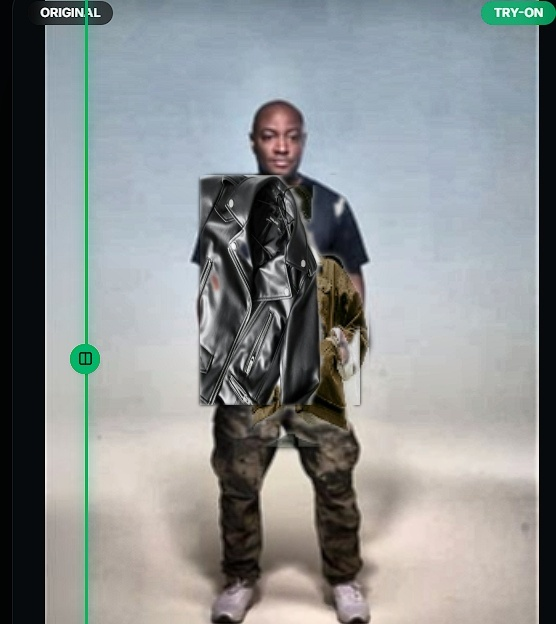
#> input picture exact_perfect_fit_test.jpg, 556 x 624 px
$ python -i transform.py   (imports and definitions only)
#> lines starting #> are read from the running program, lines starting #| are printed output that depends on the picture; after the words box and inside, x2 and y2 are one past the last pixel; in counts of white or black regions, pixels touching at a corner belong together
#> further down, picture is the input picture: shape (624, 556, 3); mean B, G, R 143.7, 143.1, 138.8
"""
Garment Transformation & Alignment Module
Stylinger Virtual Fashion Try-On

Handles:
- Garment asset validation (alpha, studio backdrop, model/mannequin photos)
- Background extraction and model suppression
- Category-aware target regions from body geometry
- Aspect-ratio preserving scale using garment *body* width, not sleeve span
"""

from typing import Tuple, Dict, Any, Optional
import numpy as np
import cv2


# [142 lines left out: functions normalize_category, validate_garment_asset, _has_model_face, not called in this run]


def extract_garment_alpha(
    garment_img: np.ndarray,
    tolerance: int = 24,
    suppress_model: bool = True
) -> Tuple[np.ndarray, np.ndarray]:
    """
    Ensures the garment has a BGR image plus alpha mask.
    Existing alpha is preserved (light cleanup only). RGB catalog photos
    are isolated from a sampled studio backdrop. Model skin is subtracted
    when present; remaining pixels may still include a worn garment silhouette.
    """
#> called with tolerance = 24, suppress_model = True
    if len(garment_img.shape) == 3 and garment_img.shape[2] == 4:
        bgr = garment_img[:, :, :3]
        alpha = garment_img[:, :, 3].copy()
        kernel_close = cv2.getStructuringElement(cv2.MORPH_ELLIPSE, (5, 5))
        alpha = cv2.morphologyEx(alpha, cv2.MORPH_CLOSE, kernel_close)
        alpha = cv2.erode(alpha, cv2.getStructuringElement(cv2.MORPH_ELLIPSE, (3, 3)), iterations=1)
        return bgr, alpha

    bgr = garment_img[:, :, :3] if len(garment_img.shape) == 3 else cv2.cvtColor(garment_img, cv2.COLOR_GRAY2BGR)
    h, w = bgr.shape[:2]
#> h = 624; w = 556
    hsv = cv2.cvtColor(bgr, cv2.COLOR_BGR2HSV)
#> hsv: shape (624, 556, 3); mean H, S, V 68.9, 47.5, 151.5

    border_samples = np.vstack([
        bgr[0:max(int(h * 0.04), 3), :].reshape(-1, 3),
        bgr[h - max(int(h * 0.04), 3):, :].reshape(-1, 3),
        bgr[:, 0:max(int(w * 0.04), 3)].reshape(-1, 3),
        bgr[:, w - max(int(w * 0.04), 3):].reshape(-1, 3)
    ])
    avg_bg = np.mean(border_samples, axis=0)
#> avg_bg = [86.06, 86.84, 79.64]

    color_diff = np.linalg.norm(bgr.astype(np.float32) - avg_bg.astype(np.float32), axis=2)
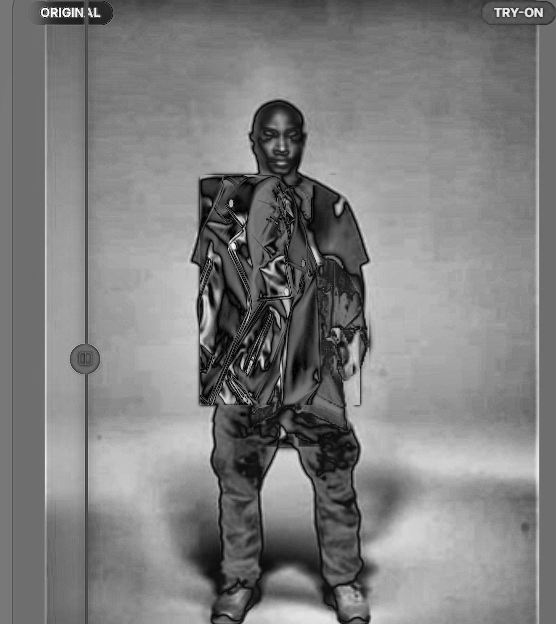
#> color_diff: shape (624, 556) float32; min 2.29, max 295.9, mean 149; drawn with min black and max white
    bg_mask = (color_diff < tolerance * 1.8).astype(np.uint8) * 255
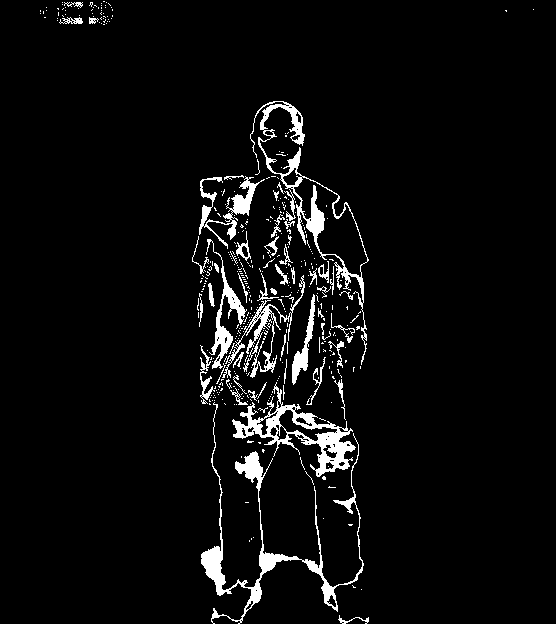
#> bg_mask: shape (624, 556); 4.7% white; 407 white regions (356 under 20 px), largest, box (x1, y1, x2, y2) and area: (201, 402, 364, 624) 3358, (232, 382, 356, 477) 2721, (250, 101, 369, 365) 2577
    white_bg_mask = cv2.inRange(hsv, np.array([0, 0, 215], dtype=np.uint8), np.array([180, 45, 255], dtype=np.uint8))
#> white_bg_mask: shape (624, 556); 8.7% white; 170 white regions (143 under 20 px), largest, box (x1, y1, x2, y2) and area: (367, 501, 474, 624) 7635, (98, 412, 213, 517) 5294, (350, 397, 539, 495) 4875
    combined_bg = cv2.bitwise_or(bg_mask, white_bg_mask)
    garment_mask = cv2.bitwise_not(combined_bg)

    kernel_close = cv2.getStructuringElement(cv2.MORPH_ELLIPSE, (11, 11))
    garment_mask = cv2.morphologyEx(garment_mask, cv2.MORPH_CLOSE, kernel_close)
#> garment_mask: shape (624, 556); 92.8% white; 24 black regions, largest, box (x1, y1, x2, y2) and area: (367, 502, 473, 624) 7113, (99, 421, 213, 514) 4866, (394, 439, 533, 479) 3581

    if suppress_model:
        ycrcb = cv2.cvtColor(bgr, cv2.COLOR_BGR2YCrCb)
#> ycrcb: shape (624, 556, 3); mean of channels 0, 1, 2 141.9, 125.8, 129
        skin_ycrcb = cv2.inRange(ycrcb, np.array([0, 133, 77], dtype=np.uint8), np.array([255, 173, 127], dtype=np.uint8))
#> skin_ycrcb: shape (624, 556); 22.4% white; 19 white regions (5 under 20 px), largest, box (x1, y1, x2, y2) and area: (100, 257, 539, 624) 73150, (253, 104, 300, 177) 2660, (58, 512, 75, 554) 426
        skin_hsv = cv2.inRange(hsv, np.array([0, 20, 40], dtype=np.uint8), np.array([30, 200, 255], dtype=np.uint8))
#> skin_hsv: shape (624, 556); 24% white; 44 white regions (35 under 20 px), largest, box (x1, y1, x2, y2) and area: (95, 256, 538, 624) 77248, (47, 476, 76, 624) 3502, (252, 107, 299, 178) 1845
        skin = cv2.bitwise_and(skin_ycrcb, skin_hsv)
#> skin: shape (624, 556); 21.2% white; 37 white regions (23 under 20 px), largest, box (x1, y1, x2, y2) and area: (100, 257, 538, 624) 69951, (253, 107, 299, 176) 1827, (58, 512, 75, 554) 425

        skin_upper = skin[:int(h * 0.45), :]
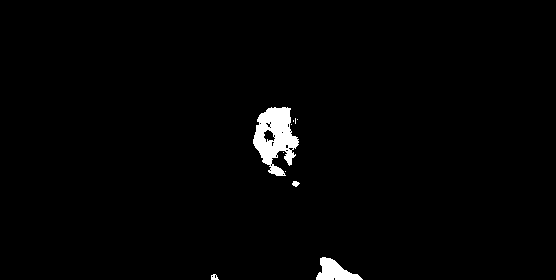
#> skin_upper: shape (280, 556); 1.6% white; 10 white regions (6 under 20 px), largest, box (x1, y1, x2, y2) and area: (253, 107, 299, 176) 1827, (316, 257, 363, 280) 590, (211, 274, 219, 280) 33, (292, 181, 300, 187) 32
        skin_ys, _ = np.where(skin_upper > 0)
#> skin_ys = 2494 values from 107 to 279

        if len(skin_ys) > 40:
            neck_y = int(np.percentile(skin_ys, 90))
#> neck_y = 275
            skin_xs = np.where(skin_upper > 0)[1]
#> skin_xs = 2494 values, max 362 at index 2493, min 211 at index 2243, mean 288.5
            if len(skin_xs) > 0:
                h_min_x = max(0, int(np.percentile(skin_xs, 5)) - 14)
#> h_min_x = 244
                h_max_x = min(w, int(np.percentile(skin_xs, 95)) + 14)
#> h_max_x = 357
                garment_mask[:neck_y, h_min_x:h_max_x] = 0
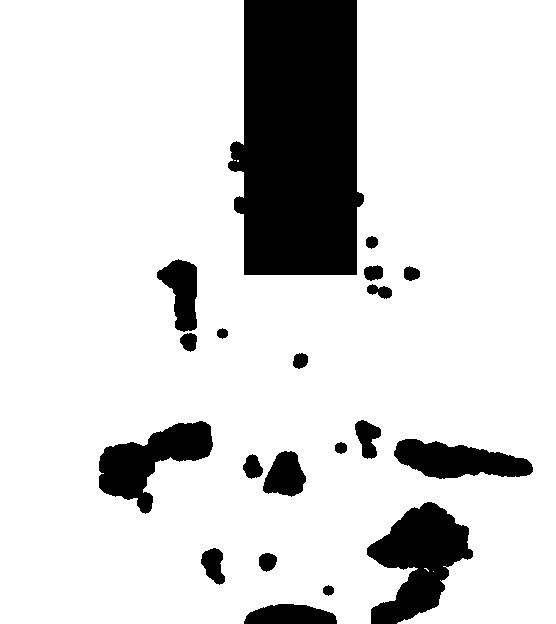
#> garment_mask: shape (624, 556); 84.1% white; 20 black regions, largest, box (x1, y1, x2, y2) and area: (228, 0, 364, 275) 31702, (367, 502, 473, 624) 7113, (99, 421, 213, 514) 4866
            else:
                garment_mask[:neck_y, int(w * 0.32):int(w * 0.68)] = 0
        else:
            for y in range(0, int(h * 0.25)):
                row = np.where(garment_mask[y, :] > 0)[0]
                if len(row) > 0 and (row[-1] - row[0]) < 40 and abs(((row[0] + row[-1]) // 2) - w // 2) < int(w * 0.20):
                    garment_mask[y, :] = 0

        skin_dilated = cv2.dilate(skin, cv2.getStructuringElement(cv2.MORPH_ELLIPSE, (5, 5)))
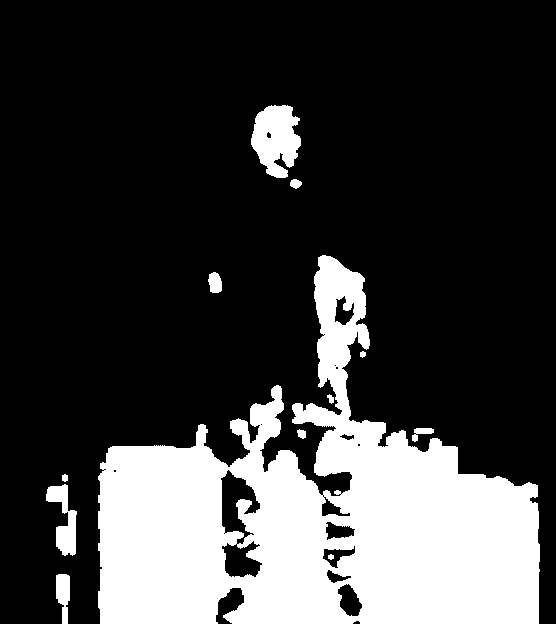
#> skin_dilated: shape (624, 556); 23.9% white; 12 white regions, largest, box (x1, y1, x2, y2) and area: (98, 255, 540, 624) 78214, (251, 105, 301, 178) 2538, (46, 484, 77, 556) 1080
        garment_mask[skin_dilated > 0] = 0
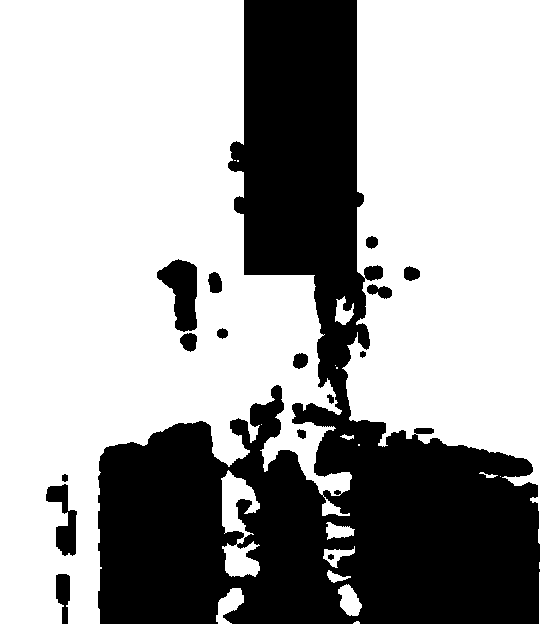
#> garment_mask: shape (624, 556); 66% white; 16 black regions, largest, box (x1, y1, x2, y2) and area: (98, 0, 540, 624) 112955, (157, 259, 197, 332) 1803, (46, 484, 77, 556) 1080

    kernel_erode = cv2.getStructuringElement(cv2.MORPH_ELLIPSE, (5, 5))
    garment_mask = cv2.erode(garment_mask, kernel_erode, iterations=1)
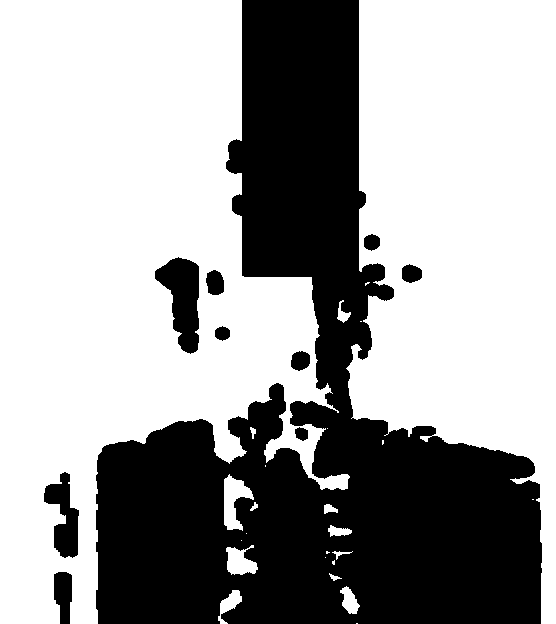
#> garment_mask: shape (624, 556); 63.3% white; 10 black regions, largest, box (x1, y1, x2, y2) and area: (96, 0, 542, 624) 121028, (155, 257, 199, 354) 2573, (44, 472, 79, 558) 1609
    return bgr, garment_mask


# [276 lines left out: functions measure_garment_geometry, compute_target_box, transform_and_align_garment, not called in this run]

>>> import cv2
>>> picture = cv2.imread('../../exact_perfect_fit_test.jpg')
>>> result = extract_garment_alpha(picture)

$ run again, on cat_1.jpg
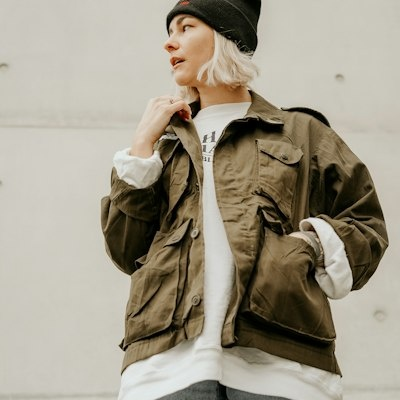
#> input picture cat_1.jpg, 400 x 400 px
#> picture is the input picture: shape (400, 400, 3); mean B, G, R 137.9, 154, 161
#> hsv: shape (400, 400, 3); mean H, S, V 24.2, 61, 161.2
#> avg_bg = [172.9, 183.5, 185.5]
#> in extract_garment_alpha, `bg_mask = (color_diff < tolerance * 1.8).astype(np.uint8) * 255`:
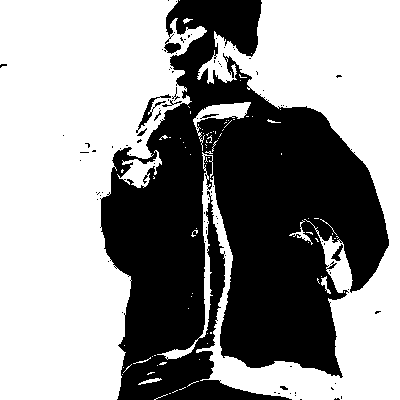
#> bg_mask: shape (400, 400); 58.4% white; 88 black regions (79 under 20 px), largest, box (x1, y1, x2, y2) and area: (100, 0, 389, 400) 65801, (136, 94, 171, 133) 230, (331, 244, 343, 261) 83
#> white_bg_mask: shape (400, 400); 3% white; 114 white regions (103 under 20 px), largest, box (x1, y1, x2, y2) and area: (118, 338, 214, 400) 2710, (134, 94, 179, 144) 541, (113, 147, 157, 179) 357
#> combined_bg: shape (400, 400); 61.2% white; 191 black regions (172 under 20 px), largest, box (x1, y1, x2, y2) and area: (101, 0, 389, 378) 58057, (155, 379, 292, 400) 1377, (203, 191, 225, 346) 1316
#> ycrcb: shape (400, 400, 3); mean of channels 0, 1, 2 154.3, 132.8, 118.8
#> skin_ycrcb: shape (400, 400); 32% white; 17 white regions (13 under 20 px), largest, box (x1, y1, x2, y2) and area: (99, 13, 391, 377) 50787, (289, 322, 305, 332) 116, (176, 0, 193, 8) 97, (222, 128, 229, 140) 53
#> skin_hsv: shape (400, 400); 38.5% white; 91 white regions (75 under 20 px), largest, box (x1, y1, x2, y2) and area: (0, 14, 400, 400) 59465, (256, 0, 272, 49) 315, (163, 0, 200, 29) 295
#> skin: shape (400, 400); 29.5% white; 40 white regions (35 under 20 px), largest, box (x1, y1, x2, y2) and area: (99, 14, 391, 377) 46792, (353, 274, 369, 290) 121, (177, 0, 193, 8) 94, (292, 322, 305, 332) 49, (222, 128, 229, 140) 43
#> skin_upper: shape (180, 400); 25% white; 18 white regions (14 under 20 px), largest, box (x1, y1, x2, y2) and area: (128, 14, 376, 180) 17679, (110, 167, 124, 180) 101, (177, 0, 193, 8) 94, (222, 128, 229, 140) 43
#> skin_ys = 17984 values from 0 to 179
#> neck_y = 170
#> skin_xs = 17984 values, max 383 at index 7434, min 0 at index 3028, mean 232.1
#> h_min_x = 136
#> h_max_x = 353
#> skin_dilated: shape (400, 400); 36.8% white; 13 white regions (1 under 20 px), largest, box (x1, y1, x2, y2) and area: (97, 12, 393, 379) 58243, (175, 0, 195, 11) 166, (220, 126, 231, 142) 124
#> in extract_garment_alpha, `garment_mask = cv2.erode(garment_mask, kernel_erode, iterations=1)`:
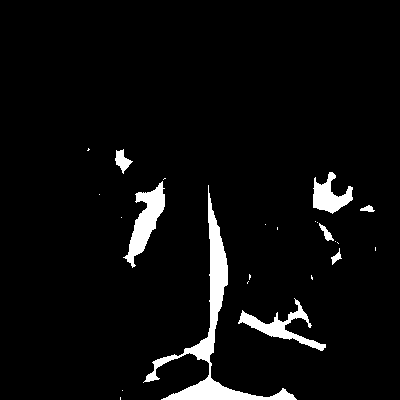
#> garment_mask: shape (400, 400); 4.7% white; 24 white regions (16 under 20 px), largest, box (x1, y1, x2, y2) and area: (143, 185, 297, 400) 3666, (123, 181, 165, 268) 1405, (238, 298, 326, 351) 1106

$ run again, on cat_10.jpg
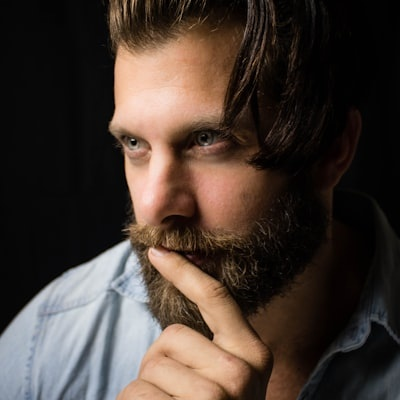
#> input picture cat_10.jpg, 400 x 400 px
#> picture is the input picture: shape (400, 400, 3); mean B, G, R 51.3, 58.2, 70.1
#> hsv: shape (400, 400, 3); mean H, S, V 27.2, 85.1, 72.5
#> avg_bg = [39.76, 41.61, 45.34]
#> in extract_garment_alpha, `bg_mask = (color_diff < tolerance * 1.8).astype(np.uint8) * 255`:
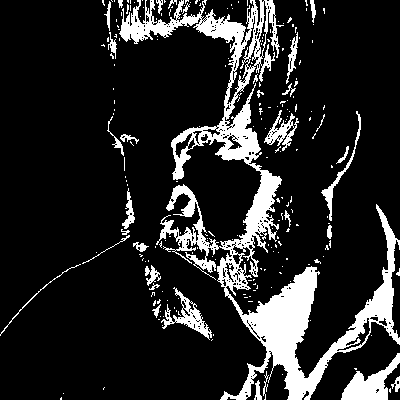
#> bg_mask: shape (400, 400); 15% white; 226 white regions (193 under 20 px), largest, box (x1, y1, x2, y2) and area: (119, 0, 400, 400) 18483, (341, 353, 400, 400) 1177, (161, 287, 212, 340) 703
#> white_bg_mask: shape (400, 400); 2% white; 21 white regions (11 under 20 px), largest, box (x1, y1, x2, y2) and area: (121, 279, 148, 362) 1334, (70, 243, 128, 299) 936, (67, 292, 105, 345) 496
#> combined_bg: shape (400, 400); 17% white; 247 white regions (204 under 20 px), largest, box (x1, y1, x2, y2) and area: (119, 0, 400, 400) 18483, (121, 279, 148, 362) 1334, (341, 353, 400, 400) 1177
#> ycrcb: shape (400, 400, 3); mean of channels 0, 1, 2 61, 134.5, 122.6
#> skin_ycrcb: shape (400, 400); 38.1% white; 8 white regions (2 under 20 px), largest, box (x1, y1, x2, y2) and area: (107, 0, 362, 400) 60600, (288, 28, 299, 70) 202, (286, 86, 296, 95) 55, (158, 0, 164, 16) 52, (336, 226, 342, 234) 31, (336, 241, 338, 255) 28
#> skin_hsv: shape (400, 400); 30.4% white; 113 white regions (99 under 20 px), largest, box (x1, y1, x2, y2) and area: (107, 0, 309, 400) 47575, (234, 93, 252, 126) 176, (265, 120, 291, 144) 148
#> skin: shape (400, 400); 30.1% white; 85 white regions (70 under 20 px), largest, box (x1, y1, x2, y2) and area: (107, 0, 309, 400) 46515, (231, 15, 267, 106) 608, (234, 94, 251, 126) 174
#> skin_upper: shape (180, 400); 29.8% white; 59 white regions (49 under 20 px), largest, box (x1, y1, x2, y2) and area: (107, 0, 270, 180) 20022, (231, 15, 267, 106) 608, (234, 94, 251, 126) 174
#> neck_y = 164
#> h_min_x = 105
#> h_max_x = 268
#> skin_dilated: shape (400, 400); 35.5% white; 16 white regions (2 under 20 px), largest, box (x1, y1, x2, y2) and area: (105, 0, 311, 400) 54825, (263, 118, 297, 151) 608, (264, 0, 280, 47) 387
#> in extract_garment_alpha, `garment_mask = cv2.erode(garment_mask, kernel_erode, iterations=1)`:
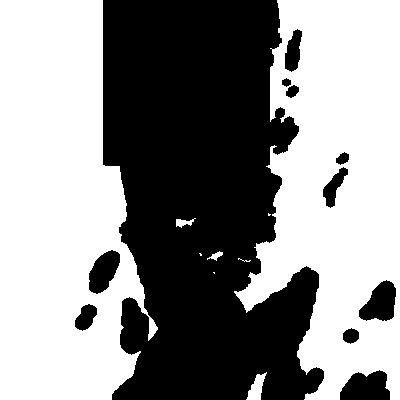
#> garment_mask: shape (400, 400); 55.7% white; 11 black regions, largest, box (x1, y1, x2, y2) and area: (103, 0, 324, 400) 66041, (340, 370, 390, 400) 1158, (359, 280, 396, 321) 1014

$ run again, on cat_14.jpg
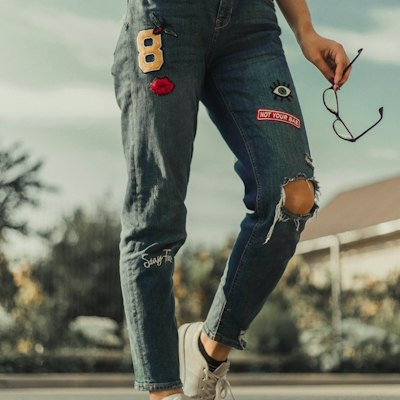
#> input picture cat_14.jpg, 400 x 400 px
#> picture is the input picture: shape (400, 400, 3); mean B, G, R 107.1, 120.5, 116.8
#> hsv: shape (400, 400, 3); mean H, S, V 52.5, 48.3, 124.3
#> avg_bg = [129, 146.1, 142.7]
#> bg_mask: shape (400, 400); 16.7% white; 449 white regions (398 under 20 px), largest, box (x1, y1, x2, y2) and area: (0, 0, 152, 400) 5552, (298, 173, 400, 260) 4258, (282, 247, 400, 369) 2677
#> white_bg_mask: shape (400, 400); 2% white; 30 white regions (25 under 20 px), largest, box (x1, y1, x2, y2) and area: (0, 84, 112, 116) 2473, (361, 255, 400, 275) 471, (381, 222, 392, 233) 90, (112, 95, 119, 112) 41, (16, 242, 24, 247) 23
#> combined_bg: shape (400, 400); 18.7% white; 466 white regions (412 under 20 px), largest, box (x1, y1, x2, y2) and area: (0, 0, 152, 400) 5602, (298, 173, 400, 260) 4359, (282, 247, 400, 369) 2677
#> ycrcb: shape (400, 400, 3); mean of channels 0, 1, 2 117.9, 127.2, 121.9
#> skin_ycrcb: shape (400, 400); 15.5% white; 35 white regions (16 under 20 px), largest, box (x1, y1, x2, y2) and area: (278, 176, 400, 320) 9205, (173, 263, 400, 400) 5953, (279, 0, 352, 93) 2602
#> skin_hsv: shape (400, 400); 22.4% white; 66 white regions (45 under 20 px), largest, box (x1, y1, x2, y2) and area: (272, 175, 400, 334) 14223, (146, 260, 400, 400) 9626, (0, 368, 143, 400) 3240
#> skin: shape (400, 400); 15.2% white; 47 white regions (28 under 20 px), largest, box (x1, y1, x2, y2) and area: (278, 176, 400, 320) 9205, (173, 263, 400, 400) 5908, (279, 0, 352, 93) 2536
#> skin_upper: shape (180, 400); 5.5% white; 22 white regions (16 under 20 px), largest, box (x1, y1, x2, y2) and area: (279, 0, 352, 93) 2536, (137, 28, 163, 72) 837, (256, 108, 301, 129) 466, (384, 176, 400, 180) 41, (292, 176, 309, 180) 34, (148, 80, 157, 96) 24
#> skin_ys = 3963 values from 0 to 179
#> neck_y = 114
#> skin_xs = 3963 values, max 399 at index 3894, min 137 at index 985, mean 276.1
#> h_min_x = 129
#> h_max_x = 357
#> skin_dilated: shape (400, 400); 20.4% white; 24 white regions (4 under 20 px), largest, box (x1, y1, x2, y2) and area: (276, 174, 400, 324) 12493, (145, 261, 400, 400) 8724, (277, 0, 354, 95) 3106
#> in extract_garment_alpha, `garment_mask = cv2.erode(garment_mask, kernel_erode, iterations=1)`:
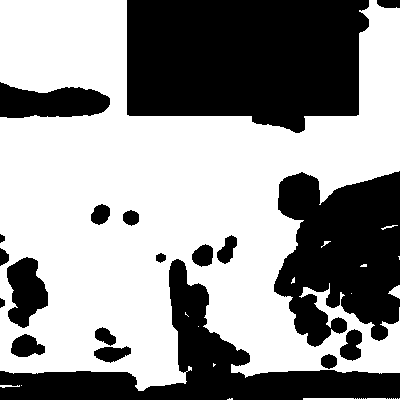
#> garment_mask: shape (400, 400); 58.3% white; 19 black regions, largest, box (x1, y1, x2, y2) and area: (127, 0, 369, 133) 27755, (274, 171, 400, 347) 16193, (0, 259, 400, 400) 14510
